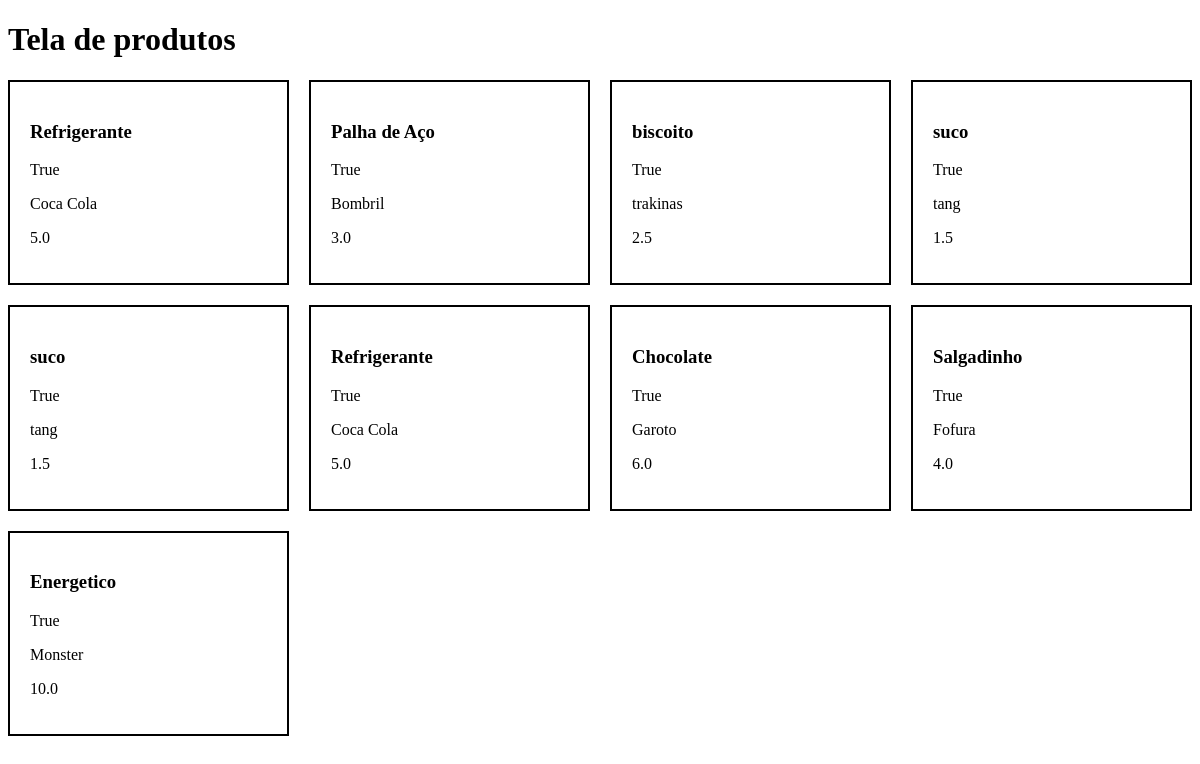
The app's page /produtos/, older data.
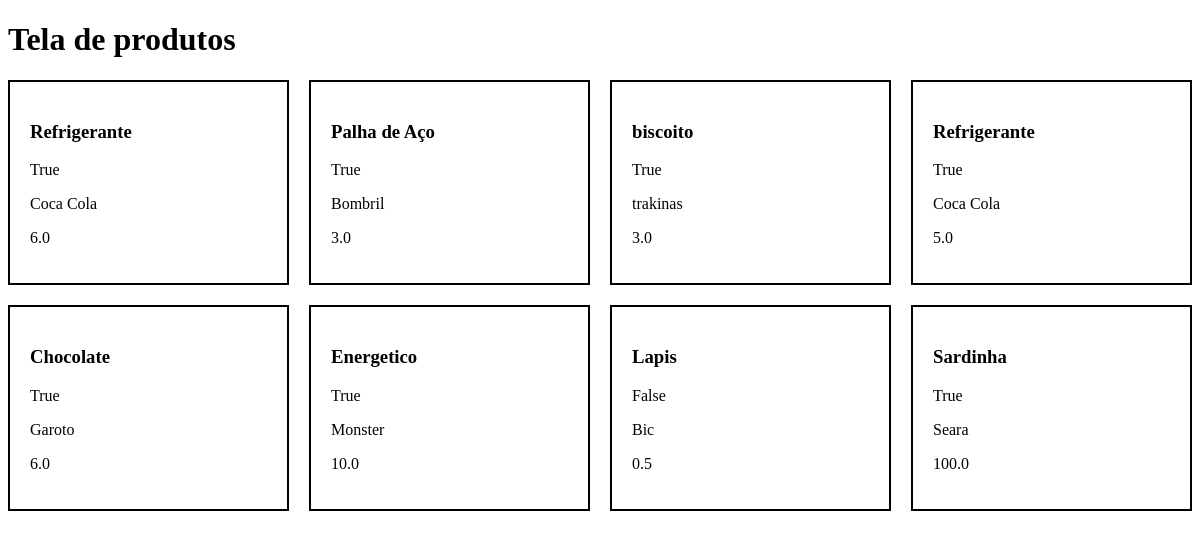
The same page, newer data.
### usuarios/models.py (models this page shows, shortened)
class Produtos(models.Model):
    nome = models.CharField(max_length=45)
    perecivel = models.BooleanField(default=False)
    preco = models.FloatField()
    marca = models.CharField(max_length=25)
    imagem = models.ImageField(upload_to='produtos/', null=True, blank=True)

### produtos/views.py (the view)
# urls.py: path("", views.tela_principal, name='tela_produtos'),
def tela_principal(request):
    contexto = {
        'produtos': Produtos.objects.all()
    }
    return render(request, 'produtos/tela_produtos.html', contexto)

### usuarios/templates/produtos/tela_produtos.html (shortened to what this page needs)
<!DOCTYPE html>
<html lang="en">
<head>
</head>
<body>
    <h1>Tela de produtos</h1>
        <div class="produtos">
            {% for produto in produtos %}
            <div class="produto">
                <h3>{{produto.nome}}</h3>
                <p>{{produto.perecivel}}</p>
                <p>{{produto.marca}}</p>
                <p>{{produto.preco}}</p>
            </div>
            {% endfor %}
        </div>
</body>
</html>

### usuarios/templates/produtos/tela_produtos.html (style rules this page uses)
.produtos { display: grid; grid-template-columns: repeat(4, 1fr); grid-template-rows: repeat(4, 1fr); gap: 20px; }
.produto { padding: 20px; border: 2px solid black; }

Row changes from the older to the newer data that the page shows:
removed Produtos: nome "suco", perecivel "True", marca "tang", preco "1.5"
removed Produtos: nome "suco", perecivel "True", marca "tang", preco "1.5"
removed Produtos: nome "Salgadinho", perecivel "True", marca "Fofura", preco "4.0"
changed Produtos (number 1 of 8 on the later page): preco "5.0" → "6.0"
changed Produtos "biscoito": preco "2.5" → "3.0"
added Produtos: nome "Lapis", perecivel "False", marca "Bic", preco "0.5"
added Produtos: nome "Sardinha", perecivel "True", marca "Seara", preco "100.0"
